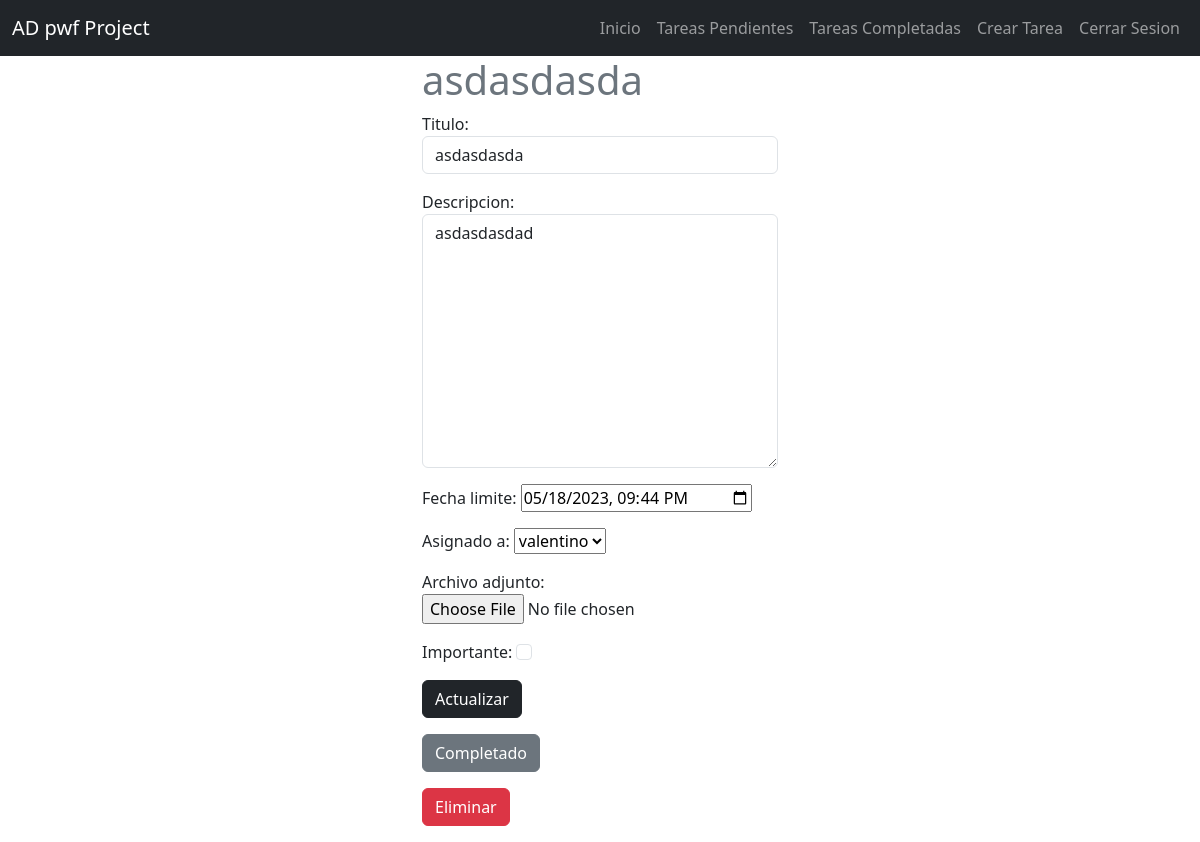
Page /tareas/7/ (signed in) on the committed database.
### TareaApp/models.py (models this page shows, shortened)
class Tarea(models.Model):
    titulo = models.CharField(max_length=200) #campo que almacena titulo de la tarea
    descripcion = models.TextField(blank=True) #campo de texto que almacena descripcion
    fecha_limite = models.DateTimeField() #campo de fecha y hora almacedada
    asignado_a = models.ForeignKey(User, on_delete=models.CASCADE) #tarea asignada a usuario con id
    creado_por = models.ForeignKey(User, related_name='tareas_creadas', on_delete=models.CASCADE) #tarea creada por usuario
    creado_en = models.DateTimeField(auto_now_add=True) #fecha y hora en que se creo al tarea puede ser vista por admin unicamente.
    actualizado_en = models.DateTimeField(auto_now=True) #fecha y hora en que se actualizo la tarea.
    archivo_adjunto = models.FileField(upload_to='archivos/', null=True, blank=True)
    importante = models.BooleanField(default=False) #campo de importante
    Fcompletado = models.DateTimeField(null=True, blank=True)

### TareaApp/views.py (the view, shortened to what this page needs)
# urls.py: path('tareas/<int:tarea_id>/', views.detalles_tarea, name='detalle_tarea'),
def detalles_tarea(request, tarea_id):
    if request.method == 'GET':
        tarea = get_object_or_404(Tarea, pk=tarea_id, asignado_a=request.user)
        form = TareaForm(instance=tarea)
        return render (request, 'detalles_T.html',{
            'task': tarea,
            'form': form
        })

### TareaApp/forms.py
class TareaForm(forms.ModelForm):
    class Meta:
        model = Tarea
        fields = ['titulo', 'descripcion', 'fecha_limite', 'asignado_a', 'archivo_adjunto', 'importante']
        widgets = {
            'titulo': forms.TextInput(attrs={'class':'form-control','placeholder':'Titulo de la tarea.'}),
            'descripcion': forms.Textarea(attrs={'class':'form-control','placeholder': 'Describe la tarea.'}),
            'fecha_limite': forms.TextInput(attrs={'type': 'datetime-local'}),
            'importante': forms.CheckboxInput(attrs={'class':'form-check-input'})
        }

### TareaApp/templates/detalles_T.html (shortened to what this page needs)
{% extends 'base.html' %}
{% block content %}
<main class="container">
    <div class="col row">
        <div class="col-md-4 offset-md-4">
            <h1 class="text-secondary">{{task.titulo}}</h1>
            <form method="POST">
                {{form.as_p}}
                <button class="btn btn-dark">
                    Actualizar
                </button>
            </form>
        <div>
            <form action="{% url 'complete_tarea' task.id %}" method="POST">
                <button class="btn btn-secondary">Completado</button>
            </form>
            <form action="{% url 'delete_tarea' task.id %}" method="POST">
                <button class="btn btn-danger">Eliminar</button>
            </form>
        </div>
        </div>
    </div>
</main>
{% endblock  %}

### rows in the picture
Tarea: titulo "asdasdasda", descripcion "asdasdasdad", fecha_limite "05/18/2023 21:44", asignado_a "valentino"
